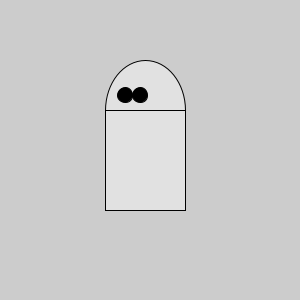
Frame 1 (no input)
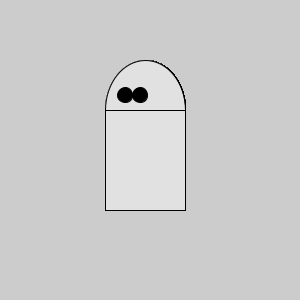
Frame 60 (the mouse pressed at the canvas centre just before this capture)
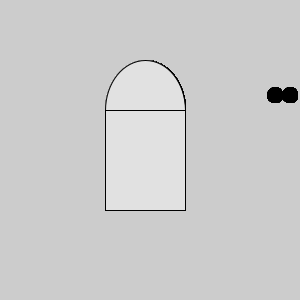
Frame 120 (the mouse held since frame 60 and released just before this capture)

The Processing sketch that drew these frames (run headless with seeded random() and noise(); from frame 60 on, the mouse is pressed at the canvas centre):

// Processing sketch: processing_172177
// ── processing_172177.pde

void setup() {  //setup function called initially, only once
size(300,300);
 
 }

void draw() {  //draw fonction loops 
   fill(225); 
ellipse(145,110,80,100);
rect(105,110,80,100);
fill(0);
ellipse(125+mouseX,95,15,15);
ellipse(140+mouseX,95,15,15);
}
